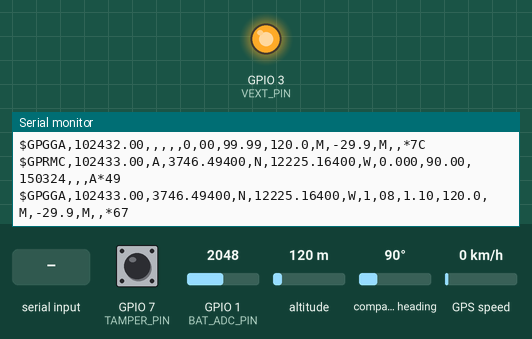
Recording of a program running on a simulated ESP32-S3. On the bench: output pins drawn as LEDs (lit = HIGH), the last lines printed to the serial monitor. The inputs (shaded band) are chosen by the test bench; at power-on: altitude 120 m, compass heading 90°, GPIO 1 (BAT_ADC_PIN) = 2048, GPIO 7 (TAMPER_PIN) HIGH, GPS speed 0 km/h. WiFi joins after 1.5 s; servers stay silent unless stated; uploads are accepted with an empty reply; the GPS gets a fix after 3 s at 37.7749, -122.4194 with 8 satellites.

Above: at 3.4 s.
3.5 s: altitude set to 500 m
At 5.1 s:
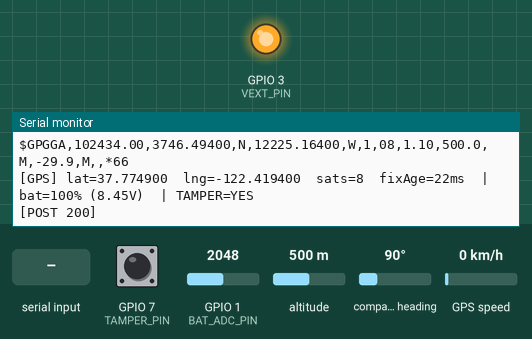
5.7 s: "https" received over the second serial link
At 6.1 s:
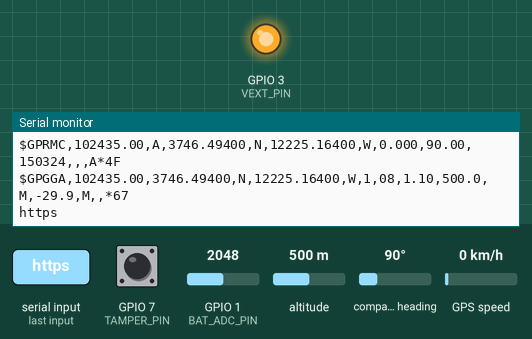
7.7 s: compass heading set to 269°
At 8.9 s:
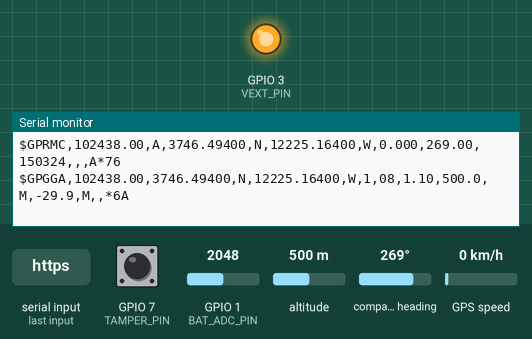

Measured:
- after the input at 3.5 s, the serial monitor: prints a new line after 0.72 s (image 1)
- after the input at 5.7 s, the serial monitor: prints a new line at once (image 2)
- after the input at 7.7 s, the serial monitor: prints a new line after 0.51 s (image 3)

The program:

main.cpp
```cpp
#include <Arduino.h>
#include <WiFi.h>
#include <WiFiClientSecure.h>
#include <HTTPClient.h>
#include <ArduinoJson.h>
#include <TinyGPS++.h>
#include "config.h"

// ── Heltec Wireless Tracker v1.1 / v1.2 pin assignments ──────────────────────
// Verify against https://docs.heltec.org/en/node/esp32/wireless_tracker/hardware_update_log.html
// if something does not work.
#define GPS_RX_PIN   33   // ESP32 RX ← GPS TX (UC6580)
#define GPS_TX_PIN   34   // ESP32 TX → GPS RX (UC6580)
#define GPS_BAUD     115200  // UC6580 on the Wireless Tracker defaults to 115200, not 9600
#define VEXT_PIN      3   // HIGH = power on for GPS + peripherals (V1.1 confirmed)

// Battery ADC — values from Meshtastic's tested heltec_wireless_tracker variant.
#define BAT_ADC_PIN    1   // VBAT_Read, ADC1_CH0
#define BAT_CTRL_PIN   2   // ADC_CTRL — active HIGH, powers the divider (V1.1/V1.2)
// Divider ratio that scales Vbat back up from the ADC pin voltage.
#define BAT_VOLT_SCALE (4.9f * 1.045f)   // ≈ 5.12
#define BAT_V_MIN      3.0f   // voltage at 0 %
#define BAT_V_MAX      4.2f   // voltage at 100 %

// ── Tamper / anti-removal copper loop ────────────────────────────────────────
// One copper wire leaves the board, runs through the collar, and comes back —
// one end on TAMPER_PIN, the other on any GND pad (NOT 3V3!).
//   wire intact → pin pulled LOW through the wire  → OK
//   wire cut    → internal pull-up drives pin HIGH → TAMPER
#define TAMPER_PIN          7        // GPIO 7 (change if you used another pad)
#define TAMPER_DEBOUNCE_MS  2000UL   // must stay "cut" this long → real alert
#define TAMPER_LATCH        true     // once tripped, stay tripped until power-cycle

// ─────────────────────────────────────────────────────────────────────────────

HardwareSerial gpsSerial(1);
TinyGPSPlus    gps;

unsigned long lastPost = 0;

bool          tamperTripped  = false;  // current verdict (possibly latched)
unsigned long tamperCutSince = 0;      // millis() when the cut first appeared (0 = intact)

// ── Battery ───────────────────────────────────────────────────────────────────
// Returns battery voltage in volts. 0 likely means no LiPo attached (USB-only).
float readBatteryVoltage() {
    // ADC_CTRL is active HIGH; the variant uses an internal pull-up rather than
    // actively driving it, so enable the divider the same way.
    pinMode(BAT_CTRL_PIN, INPUT_PULLUP);
    // Low attenuation: the divider output is small, this improves accuracy.
    analogSetPinAttenuation(BAT_ADC_PIN, ADC_2_5db);
    delay(20);
    uint32_t mv = analogReadMilliVolts(BAT_ADC_PIN);   // calibrated pin voltage (mV)
    pinMode(BAT_CTRL_PIN, INPUT);                      // stop powering the divider

    return (mv * BAT_VOLT_SCALE) / 1000.0f;
}

int voltageToPercent(float voltage) {
    int pct = (int)(((voltage - BAT_V_MIN) / (BAT_V_MAX - BAT_V_MIN)) * 100.0f);
    return constrain(pct, 0, 100);
}

// ── Tamper loop ──────────────────────────────────────────────────────────────
// Poll every loop() so the debounce timer stays accurate. Returns true once the
// copper loop has been open (cut) continuously for TAMPER_DEBOUNCE_MS.
bool checkTamper() {
    bool cutNow = (digitalRead(TAMPER_PIN) == HIGH);   // HIGH = broken/cut wire

    if (cutNow) {
        if (tamperCutSince == 0) tamperCutSince = millis();      // start the clock
        if (millis() - tamperCutSince >= TAMPER_DEBOUNCE_MS)
            tamperTripped = true;                                // stable cut → trip
    } else {
        tamperCutSince = 0;                                      // intact / bounce
        if (!TAMPER_LATCH) tamperTripped = false;
    }
    return tamperTripped;
}

// ── WiFi ──────────────────────────────────────────────────────────────────────
void connectWiFi() {
    Serial.printf("Connecting to %s", WIFI_SSID);
    WiFi.mode(WIFI_STA);
    WiFi.begin(WIFI_SSID, WIFI_PASSWORD);
    int attempts = 0;
    while (WiFi.status() != WL_CONNECTED && attempts < 40) {
        delay(500);
        Serial.print('.');
        attempts++;
    }
    if (WiFi.status() == WL_CONNECTED) {
        Serial.printf("\nWiFi connected  IP: %s\n", WiFi.localIP().toString().c_str());
    } else {
        Serial.println("\nWiFi connect failed — will retry on next POST");
    }
}

// ── HTTP POST ─────────────────────────────────────────────────────────────────
void postLocation(double lat, double lng, int battery, bool tamper) {
    if (WiFi.status() != WL_CONNECTED) {
        connectWiFi();
        if (WiFi.status() != WL_CONNECTED) return;
    }

    HTTPClient http;
    // Render serves HTTPS only, so use a TLS client for https:// URLs.
    // setInsecure() skips certificate validation — fine for this demo; avoids
    // bundling/rotating a CA cert. Use a plain client for local http:// testing.
    const bool isHttps = String(SERVER_URL).startsWith("https");
    WiFiClient       plainClient;
    WiFiClientSecure secureClient;
    if (isHttps) {
        secureClient.setInsecure();
        http.begin(secureClient, SERVER_URL);
    } else {
        http.begin(plainClient, SERVER_URL);
    }
    http.addHeader("Content-Type", "application/json");
    http.addHeader("X-Tracker-Key", DEVICE_KEY);   // authenticate this device to the server
    http.setTimeout(15000);   // Render free tier can take a while to wake from sleep

    JsonDocument doc;
    doc["node_id"]   = DEVICE_ID;
    doc["latitude"]  = serialized(String(lat, 8));
    doc["longitude"] = serialized(String(lng, 8));
    doc["battery"]   = battery;
    doc["tamper"]    = tamper;

    String body;
    serializeJson(doc, body);

    int code = http.POST(body);
    if (code > 0) {
        Serial.printf("[POST %d] %s\n", code, http.getString().c_str());
    } else {
        Serial.printf("[POST error] %s\n", HTTPClient::errorToString(code).c_str());
    }
    http.end();
}

// ── Setup ─────────────────────────────────────────────────────────────────────
void setup() {
    Serial.begin(115200);
    delay(500);

    Serial.println("\n=== Heltec Wireless Tracker firmware ===");
    Serial.printf("Device ID : %s\n", DEVICE_ID);
    Serial.printf("Server    : %s\n", SERVER_URL);

    // Power on GPS module via Vext rail
    pinMode(VEXT_PIN, OUTPUT);
    digitalWrite(VEXT_PIN, HIGH);
    delay(200);

    // Tamper loop: pull-up so a broken/cut wire reads HIGH.
    pinMode(TAMPER_PIN, INPUT_PULLUP);

    gpsSerial.begin(GPS_BAUD, SERIAL_8N1, GPS_RX_PIN, GPS_TX_PIN);
    Serial.println("GPS serial started — waiting for fix...");

    connectWiFi();
}

// ── Loop ──────────────────────────────────────────────────────────────────────
void loop() {
    // Keep the GPS parser fed — call as often as possible.
    // For the first 15 s also echo the raw bytes so we can eyeball the NMEA
    // stream (readable "$GNGGA,..." = right baud; garbage = wrong baud).
    while (gpsSerial.available()) {
        char c = gpsSerial.read();
        if (millis() < 15000) Serial.write(c);
        gps.encode(c);
    }

    // Poll the tamper loop every pass so the debounce timer stays accurate.
    bool tamper = checkTamper();
    static bool prevTamper = false;
    bool tamperJustTripped = tamper && !prevTamper;
    prevTamper = tamper;

    unsigned long now = millis();
    // Normal cadence — but a brand-new tamper trip jumps the queue and posts now.
    if (now - lastPost < POST_INTERVAL_MS && !tamperJustTripped) return;
    lastPost = now;

    // Post as soon as we have ANY valid position. TinyGPS keeps the last known
    // fix after signal loss (its age just grows), so the tracker keeps reporting
    // its last location through brief GPS dropouts instead of going dark.
    if (!gps.location.isValid()) {
        // No fix yet this session. Diagnostics:
        //  chars=0          → GPS not sending data (power/pin/baud) — check wiring
        //  chars>0, csum>0  → data arriving but corrupt → wrong baud rate
        //  chars>0, csum=0  → all good, just needs sky view / time to lock
        Serial.printf("[GPS] No fix yet  sats=%d  chars=%lu  csumErr=%lu  | WiFi=%s  | TAMPER=%s\n",
                      gps.satellites.value(), gps.charsProcessed(),
                      gps.failedChecksum(),
                      WiFi.status() == WL_CONNECTED ? "ok" : "down",
                      tamper ? "YES" : "no");
        return;
    }

    double lat   = gps.location.lat();
    double lng   = gps.location.lng();
    unsigned long fixAge = gps.location.age();   // ms since last real fix (small = fresh)
    float  volts = readBatteryVoltage();
    int    bat   = voltageToPercent(volts);

    Serial.printf("[GPS] lat=%.6f  lng=%.6f  sats=%d  fixAge=%lums  | bat=%d%% (%.2fV)  | TAMPER=%s\n",
                  lat, lng, gps.satellites.value(), fixAge, bat, volts,
                  tamper ? "YES" : "no");

    postLocation(lat, lng, bat, tamper);
}
```

config.example.h
```cpp
#pragma once

// ── WiFi ──────────────────────────────────────────────────────────────────────
#define WIFI_SSID       "12345678"
#define WIFI_PASSWORD   "HIS2026$$"

// ── Backend ───────────────────────────────────────────────────────────────────
// Use your server machine's LAN IP (run `ipconfig` on the server to find it).
// The tracker and server must be on the same network.
#define SERVER_URL      "https://backend-wvbf.onrender.com/api/tracker"

// ── Device ID ─────────────────────────────────────────────────────────────────
// Unique string per tracker — stored as `imei` in the database.
// IMPORTANT: change this for EACH physical device you flash, or two units will
// collide on the same database row and overwrite each other's position.
#define DEVICE_ID       "heltec_tracker_01"

// ── Device key ────────────────────────────────────────────────────────────────
// Shared secret sent as the X-Tracker-Key header. MUST match TRACKER_API_KEY in
// the backend .env, otherwise the server rejects every POST with 401.
#define DEVICE_KEY      "834e596afceac526aaa7910c66d5986b435c1e4c6582c3f8"

// ── Behaviour ─────────────────────────────────────────────────────────────────
#define POST_INTERVAL_MS  10000UL   // how often to POST (ms) — 10 s default
```
